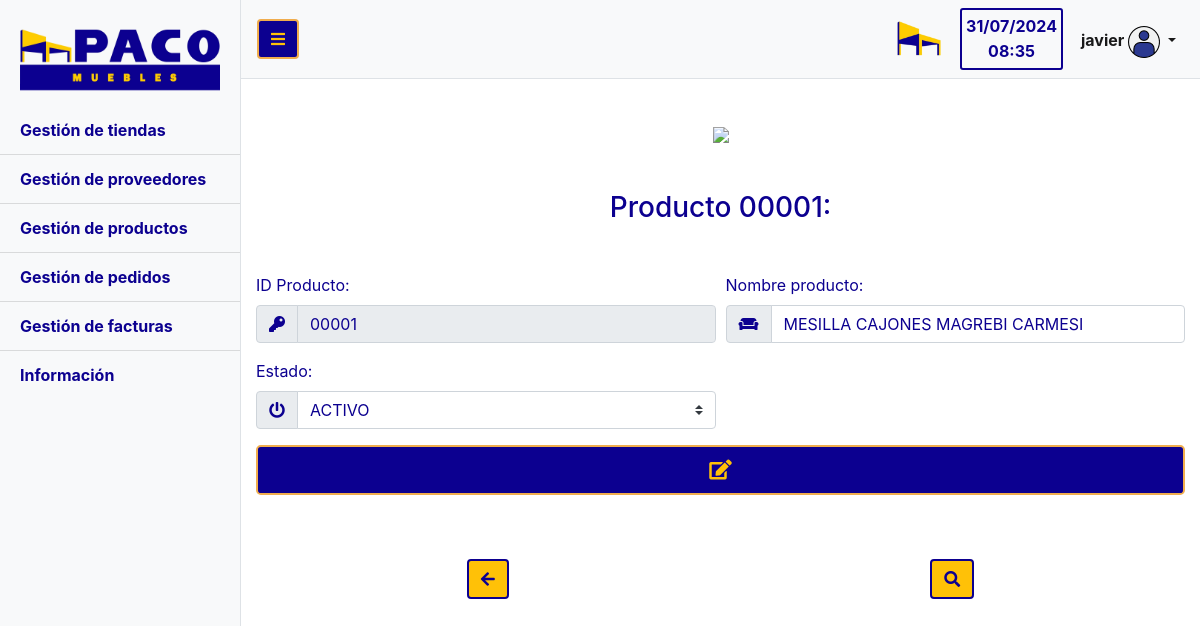
Screenshot of /producto_editar.php?id=00001 (signed in) with the database file from the repository.
### tables this page shows
CREATE TABLE IF NOT EXISTS `PRODUCTOS` (
  `ID_PRODUCTO` varchar(5) NOT NULL,
  `NOMBRE_PRODUCTO` varchar(100) NOT NULL,
  `ESTADO` tinyint(4) NOT NULL,
  PRIMARY KEY (`ID_PRODUCTO`),
  UNIQUE KEY `ID_PRODUCTO_UNIQUE` (`ID_PRODUCTO`)
);

### producto_editar.php (the view, shortened to what this page needs)
<!DOCTYPE html>
<html lang="es">
<head>
  <link rel="stylesheet" href="https://use.fontawesome.com/releases/v5.15.1/css/all.css">
  <link href="vendor/bootstrap/css/bootstrap.min.css" rel="stylesheet">
  <link href="css/inicio.css" rel="stylesheet">
</head>
<body onload="hora_act()">
  <div class="d-flex" id="wrapper">
    <div class="bg-light border-right" id="sidebar-wrapper">
      <div class="sidebar-heading"><a class="text-dark" href="inicio.php"><img src="img/home_pacologo.png" style="width:200px"></a></div>
      <div class="list-group list-group-flush">
        <a href="tienda_home.php" class="list-group-item list-group-item-action bg-light color_bold_font">Gestión de tiendas</a>
        <a href="proveedor_home.php" class="list-group-item list-group-item-action bg-light color_bold_font">Gestión de proveedores</a>
        <a href="producto_home.php" class="list-group-item list-group-item-action bg-light color_bold_font">Gestión de productos</a>
        <a href="pedido_home.php" class="list-group-item list-group-item-action bg-light color_bold_font">Gestión de pedidos</a>
        <a href="facturas.php" class="list-group-item list-group-item-action bg-light color_bold_font">Gestión de facturas</a>
        <a href="informacion.php" class="list-group-item list-group-item-action bg-light color_bold_font">Información</a>
      </div>
    </div>
    <div id="page-content-wrapper">
      <nav class="navbar navbar-expand-lg navbar-light bg-light border-bottom">
      <button class="btn color_use text-warning" id="menu-toggle"><i class="fas fa-bars"></i></button>
        <div class="collapse navbar-collapse" id="navbarSupportedContent">
          <ul class="navbar-nav ml-auto mt-2 mt-lg-0">
            <div class="d-flex float-left mr-3">
              <img class="mx-auto d-block img-fluid" src="img/logo_transparente.png" style="width: 50px"/>
            </div>
            <div id="fecha">
              <div id="reloj">
                <form name="form_reloj">
                  <input type="text" name="reloj" id="casillareloj" disabled="disabled">
                </form>
              </div>
            </div>
            <li class="nav-item active dropdown" id="centrarUsuario">
              <a class="nav-link dropdown-toggle color_bold_font" href="#" id="navbarDropdown" role="button" data-toggle="dropdown" aria-haspopup="true" aria-expanded="false">
                 <?php echo $_SESSION['USER'];?>
                 <img src="img/user.png">
              </a>
            </li>
          </ul>
        </div>
      </nav>
    <?php
      include_once 'conexion.php';
      $id = $_GET['id'];
      $sql = $conexion->prepare("SELECT * FROM PRODUCTOS WHERE ID_PRODUCTO = ?;");
      $sql ->execute([$id]);
      $producto = $sql->fetch(PDO::FETCH_OBJ);
    ?>
    <div class="container my-5 color_font">
      <div class="d-flex justify-content-center">
        <img src="img/productos.png">
      </div>
      <h3 class="text-center my-5">Producto <?php echo $producto->ID_PRODUCTO?>:</h3>
        <form method="POST" action="" role="form">
          <div class="form-row">
            <div class="form-group col-md-6">
              <label>ID Producto:</label>
              <div class="input-group">
                <div class="input-group-prepend">
                  <span class="input-group-text color_font"><i class="fas fa-key"></i></span>
                </div>
                <input type="text" class="form-control color_font" autocomplete="off" value="<?php echo $producto->ID_PRODUCTO?>" minlength="5" maxlength="5" pattern="^(?:[0-9][0-9]*|0)$" required <?php include_once 'conexion2.php'; $id_producto = $_GET['id']; $consulta = "SELECT * FROM PRODUCTOSxPEDIDOS WHERE ID_PRODUCTO = $id_producto"; $res = mysqli_query($conexion2, $consulta); if(mysqli_num_rows($res)){ echo 'disabled';}else{ echo 'name="id_input"';}?>>
              </div>
            </div>
            <div class="form-group col-md-6">
              <label for="nombre_producto2">Nombre producto:</label>
              <div class="input-group">
                <div class="input-group-prepend">
                  <span class="input-group-text color_font"><i class="fas fa-couch"></i></span>
                </div>
                <input type="text" class="form-control color_font" name="nombre_producto2" value="<?php echo $producto->NOMBRE_PRODUCTO?>" autocomplete="off" maxlength="100" required>
              </div>
            </div>
          </div>
          <div class="form-row">
            <div class="form-group col-md-6">
              <label for="estado2">Estado:</label>
              <div class="input-group">
                <div class="input-group-prepend">
                  <span class="input-group-text color_font"><i class="fas fa-power-off"></i></span>
                </div>
                <select class="custom-select color_font" name="estado2">
                  <option value='1'>ACTIVO</option>
                </select>
              </div>
            </div>
          </div>
          <div class="form-row">
            <div class="form-group col-md-12">
              <button class="btn btn-lg btn-block color_use text-warning" title="Editar" type="submit" name="btn_editar_producto"><i class='fas fa-edit'></i></button>
            </div>
          </div>
        </form>
      </div>
      <div class="container d-flex  justify-content-around mt-2">
        <form method="POST" action="producto_buscar.php">
          <button type="submit" name="searchBtn" class="btn color_text bg-warning"><i class="fas fa-arrow-left"></i></button>
        </form>
        <button class="btn color_text bg-warning" name="lupa-lista" title="Buscar" data-toggle="modal" data-target="#listaProductos"><i class="fas fa-search"></i></button>
      </div>
    </div>
  </div>
</body>
</html>

### css/inicio.css (style rules this page uses)
#wrapper { overflow-x: hidden; }
#sidebar-wrapper { min-height: 100vh; margin-left: -15rem; -webkit-transition: margin .25s ease-out; -moz-transition: margin .25s ease-out; -o-transition: margin .25s ease-out; transition: margin .25s ease-out; }
#sidebar-wrapper .sidebar-heading { padding: 0.875rem 1.25rem; font-size: 1.2rem; }
#sidebar-wrapper .list-group { width: 15rem; }
#page-content-wrapper { min-width: 100vw; }
#reloj, #casillareloj { text-align: center; }
#fecha { text-align: center; font-weight: bold; border: 2px solid #0c0090; padding: 4px; margin-right: 10px; border-radius: 3px; color: #0c0090 }
.color_font { color: #0c0090; }
.color_bold_font { color: #0c0090; font-weight: bold; }
.color_use { background-color: #0c0090; border: 2px solid #f0ad4e; }
.color_text { color: #0c0090; border: 2px solid #0c0090; }
#casillareloj { border: none; background: #f8f9fa; width: 60px; color: #0c0090; font-weight: bold; }
#centrarUsuario { display: flex; justify-content: center; margin-top: 10px; }
@media (min-width: 768px) { #sidebar-wrapper { margin-left: 0; } }
@media (min-width: 768px) { #page-content-wrapper { min-width: 0; width: 100%; } }

### rows the page displays
productos: ID_PRODUCTO "00001", nombre_producto2 "MESILLA CAJONES MAGREBI CARMESI"

### other values shown
$_SESSION['USER'] "javier"
